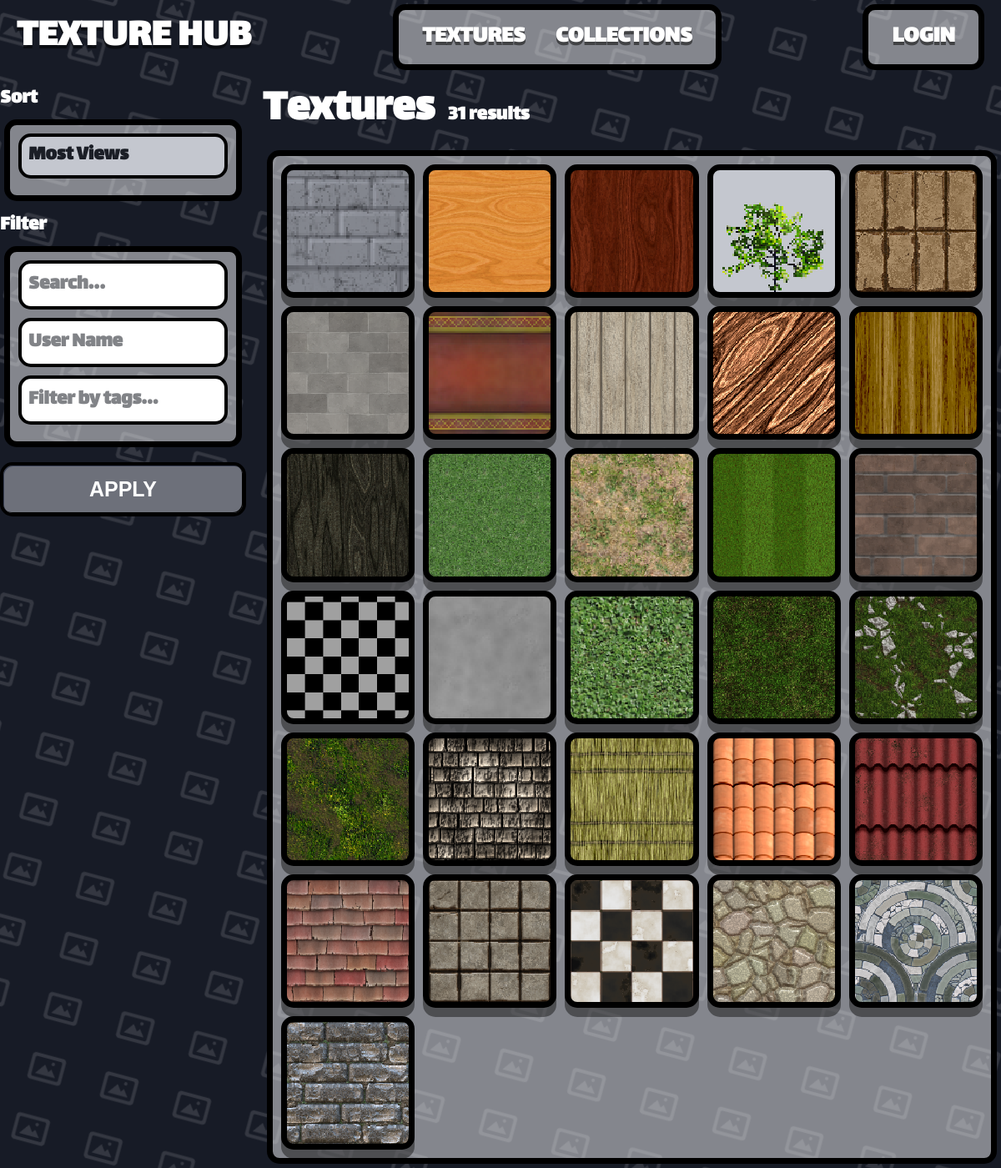
Page /0 on the earlier database version.
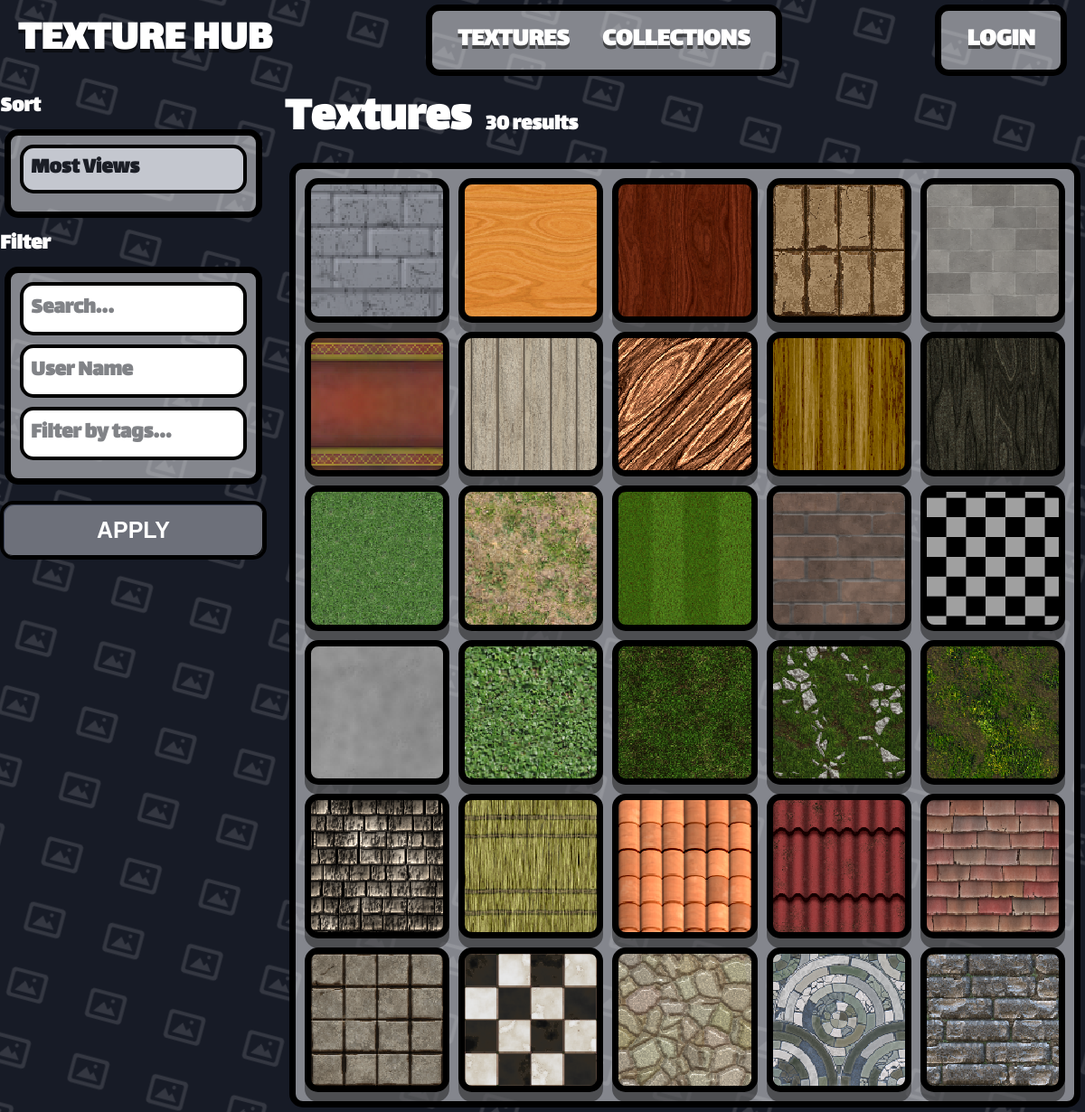
Same page on the later database version.
### app.py (models this page shows)
class Texture(db.Model):
    __tablename__ = 'Texture'
    texture_id = db.Column(db.Integer, primary_key=True)
    texture_name = db.Column(db.String(80), unique=True, nullable=False)
    texture_address = db.Column(db.String(120), nullable=False)
    texture_user_id = db.Column(db.Integer, default=0)
    texture_tags = db.Column(db.String(200), nullable=True)

### app.py (the view)
@app.route('/<int:page>', methods=["POST", "GET"])
def home(page=0):
    if page == 0: # Textures Page
        page_items = Texture.query.all()
        name_field = 'texture_name'
        tags_field = 'texture_tags'
        owner_field = 'texture_user_id'
    elif page == 1: # Colections Page
        page_items = Collection.query.all()
        name_field = 'collection_name'
        tags_field = None
        owner_field = 'collection_user_id'
    else: # Error exeption
        page_items = []
        name_field = None
        tags_field = None
        owner_field = None
    if request.method == 'POST':
        sort = request.form.get('sort', '')
        search_query = request.form.get('search', '').strip()
        tag_query = request.form.get('tags', '').strip()
        user_query = request.form.get('user', '').strip()
    else:
        search_query = request.args.get('search', '').strip()
        tag_query = request.args.get('tags', '').strip()
        user_query = request.args.get('user', '').strip()
        sort = request.args.get('sort', '')
    if search_query and len(search_query) < 20:
        lower_search = search_query.lower()
        matched_by_name = [
            item for item in page_items
            if lower_search in (getattr(item, name_field, '') or '').lower()
        ]
    else:
        matched_by_name = page_items
    if user_query and owner_field and len(user_query) < 20:
        owner = User.query.filter_by(user_name=user_query).first()
        if owner:
            matched_by_user = [
                item for item in page_items
                if getattr(item, owner_field, None) == owner.user_id
            ]
        else:
            matched_by_user = []
    else:
        matched_by_user = page_items
    if tags_field and tag_query and len(tag_query) < 20:
        selected_tags = [
            tag.strip().lower()
            for tag in tag_query.split(',')
            if tag.strip()
        ]
        matched_by_tags = []
        for item in page_items:
            raw_tags = getattr(item, tags_field, '') or ''
            item_tag_list = [
                tag.strip().lower()
                for tag in raw_tags.split(',')
                if tag.strip()
            ]
            if any(tag in item_tag_list for tag in selected_tags):
                matched_by_tags.append(item)
    else:
        matched_by_tags = page_items
    filtered_items = [
        item for item in page_items
        if item in matched_by_name and item in matched_by_tags and item in matched_by_user
    ]
    if page == 0:
        view_counts = dict(
            db.session.query(
                Texture_Views.texture_id,
                func.count(Texture_Views.texture_views_id)
            )
            .group_by(Texture_Views.texture_id)
            .all()
        )
        download_counts = dict(
            db.session.query(
                Texture_Downloads.texture_id,
                func.count(Texture_Downloads.texture_downloads_id)
            )
            .group_by(Texture_Downloads.texture_id)
            .all()
        )
    else:
        view_counts = {}
        download_counts = {}
    match sort:
        case 'Downloads':
            filtered_items = sorted(
                filtered_items,
                key=lambda item: download_counts.get(getattr(item, 'texture_id', None), 0),
                reverse=True
            )
        case 'ascending':
            filtered_items = sorted(
                filtered_items,
                key=lambda item: (getattr(item, name_field, '') or '').lower()
            )
        case 'descending':
            filtered_items = sorted(
                filtered_items,
                key=lambda item: (getattr(item, name_field, '') or '').lower(),
                reverse=True
            )
        case _:  ## Default 'Views'
            filtered_items = sorted(
                filtered_items,
                key=lambda item: view_counts.get(getattr(item, 'texture_id', None), 0),
                reverse=True
            )
    return render_template(
        'home.html',
        user=get_current_user(),
        items=filtered_items,
        page=page,
        search_query=search_query,
        tag_query=tag_query,
        user_query=user_query
    )

### app.py (called while the page is built)
def get_current_user():
    user_id = session.get('user_id')
    if user_id is None:
        return None
    return User.query.get(user_id)

@app.template_filter('texture_url')
def texture_image_url(address):
    if not address:
        return DEFAULT_TEXTURE_URL
    addr = str(address).strip().replace('\\', '/')
    if addr.startswith('/static/images/'):
        rel = addr[len('/static/images/') :]
    elif addr.startswith('static/images/'):
        rel = addr[len('static/images/') :]
    else:
        rel = os.path.basename(addr)
    rel = os.path.basename(rel)
    if not rel or rel.startswith('.'):
        return DEFAULT_TEXTURE_URL
    full = os.path.join(STATIC_IMAGES_DIR, rel)
    if os.path.isfile(full):
        return f'/static/images/{rel}'
    return DEFAULT_TEXTURE_URL

### templates/home.html (shortened to what this page needs)
{% extends "template.html" %}
{% block content %}
<div class="th-textures-layout">
    <aside class="th-sidebar">
        <form action="/{{ page }}" method="post">
            <label class="th-label" for="sort">Sort</label>
            <div class="container">
                <div class="th-filter-group">
                    <select class="th-input th-select" id="sort" name="sort">
                        <option value="views">Most Views</option>
                    </select>
                </div>
            </div>
            <label class="th-label" for="search">Filter</label>
            <div class="container">
                <div class="th-filter-group">
                    <input class="th-input" id="search" type="text" name="search" placeholder="Search..." value="{{ search_query }}">
                </div>
                <div class="th-filter-group">
                    <input class="th-input" id="user" type="text" name="user" placeholder="User Name" value="{{ user_query }}">
                </div>
                <div class="th-filter-group">
                    <input class="th-input" id="tags" type="text" name="tags" placeholder="Filter by tags..." value="{{ tag_query }}">
                </div>
            </div>
            <button class="th-btn th-btn-block" type="submit">Apply</button>
        </form>
    </aside>
    <section class="th-textures-main">
        <div class="th-textures-header">
            <h1>{% if page == 1 %}Collections{% else %}Textures{% endif %}</h1>
            <div class="th-results-count">{{ items|length }} results</div>
        </div>
        <div class="container">
            <div class="th-grid-scroll">
                <div class="th-texture-grid">
                    {% for item in items %}
                        {% if page == 0 %}
                            {% include "texture_template.html" %}
                        {% elif page == 1 %}
                            {% include "collection_template.html" %}
                        {% endif %}
                    {% endfor %}
                </div>
            </div>
        </div>
    </section>
</div>
{% endblock %}

### templates/template.html (shortened to what this page needs)
<!DOCTYPE html>
<html lang="en">
<head>
    <link rel="stylesheet" href="https://cdnjs.cloudflare.com/ajax/libs/font-awesome/6.5.2/css/all.min.css">
    <link rel="stylesheet" href="/static/style.css">
</head>
<body class="th-body">
    {% if request.endpoint not in ('login', 'signup') %}
    <header class="th-navbar">
        <a href="/" class="th-brand">TEXTURE HUB</a>
        <div class="container">
            <ul class="th-nav-links">
                <li><a href="/0" class="th-nav-link {% if request.path == '/' %}is-active{% endif %}">TEXTURES</a></li>
                <li><a href="/1" class="th-nav-link {% if request.path == '/collections' %}is-active{% endif %}">COLLECTIONS</a></li>
            </ul>
        </div>
        <div class="container">
            <ul class="th-nav-links">
                {% if user %}
                    <li><a class="th-nav-link" href="/user/{{ user.user_name }}">{{ user.user_name }}</a></li>
                {% else %}
                    <li><a href="/login" class="th-nav-link {% if request.path == '/' %}is-active{% endif %}">Login</a></li>
                {% endif %}
            </ul>
        </div>
    </header>
    {% endif %}
    <main class="th-page">
        {% block content %}
        {% endblock %}
    </main>
</body>
</html>

### templates/texture_template.html
<a href="/texture/{{ item.texture_id }}" class="item" style="background-image: url('{{ item.texture_address | texture_url }}'); background-size: cover; background-position: center; background-repeat: no-repeat;">
    <div class="item-thumb"></div>
</a>

Differences in the rows shown:
removed Texture: texture_address|texture_url (picture)
Other differences:
{{ items|length }}: "31" → "30"
